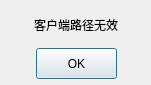
<?xml version="1.0" encoding="UTF-8"?>
<ui version="4.0">
 <class>Dialogf2</class>
 <widget class="QDialog" name="Dialogf2">
  <property name="geometry">
   <rect>
    <x>0</x>
    <y>0</y>
    <width>151</width>
    <height>85</height>
   </rect>
  </property>
  <property name="windowTitle">
   <string/>
  </property>
  <property name="windowIcon">
   <iconset resource="teeworlds_ico.qrc">
    <normaloff>:/new/teeworlds/tw_ico</normaloff>:/new/teeworlds/tw_ico</iconset>
  </property>
  <widget class="QPushButton" name="pushButton">
   <property name="geometry">
    <rect>
     <x>36</x>
     <y>48</y>
     <width>81</width>
     <height>31</height>
    </rect>
   </property>
   <property name="text">
    <string>OK</string>
   </property>
  </widget>
  <widget class="QLabel" name="label">
   <property name="geometry">
    <rect>
     <x>34</x>
     <y>4</y>
     <width>101</width>
     <height>41</height>
    </rect>
   </property>
   <property name="text">
    <string>客户端路径无效</string>
   </property>
  </widget>
 </widget>
 <resources>
  <include location="teeworlds_ico.qrc"/>
 </resources>
 <connections/>
</ui>
